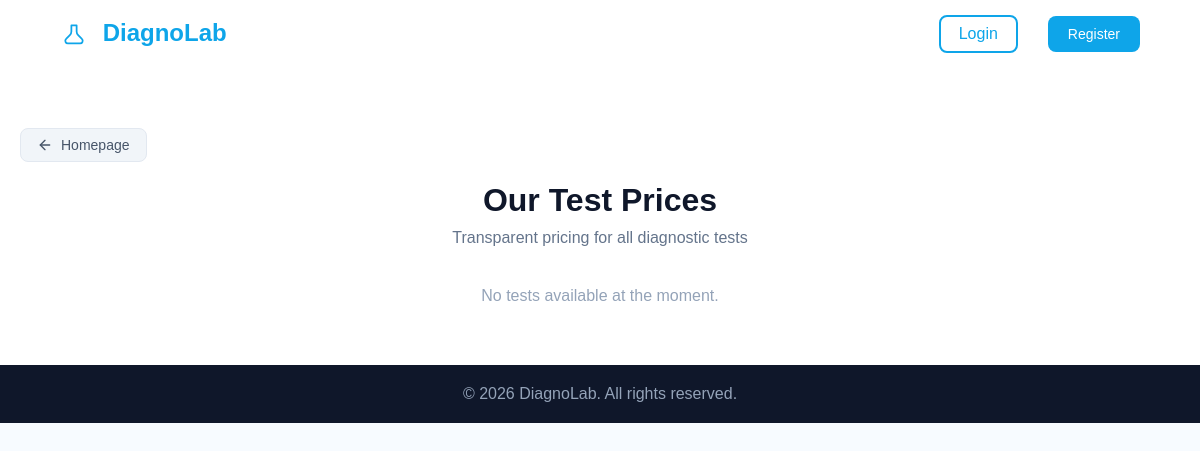
The page /patient/test-prices.php on the database as committed earlier.
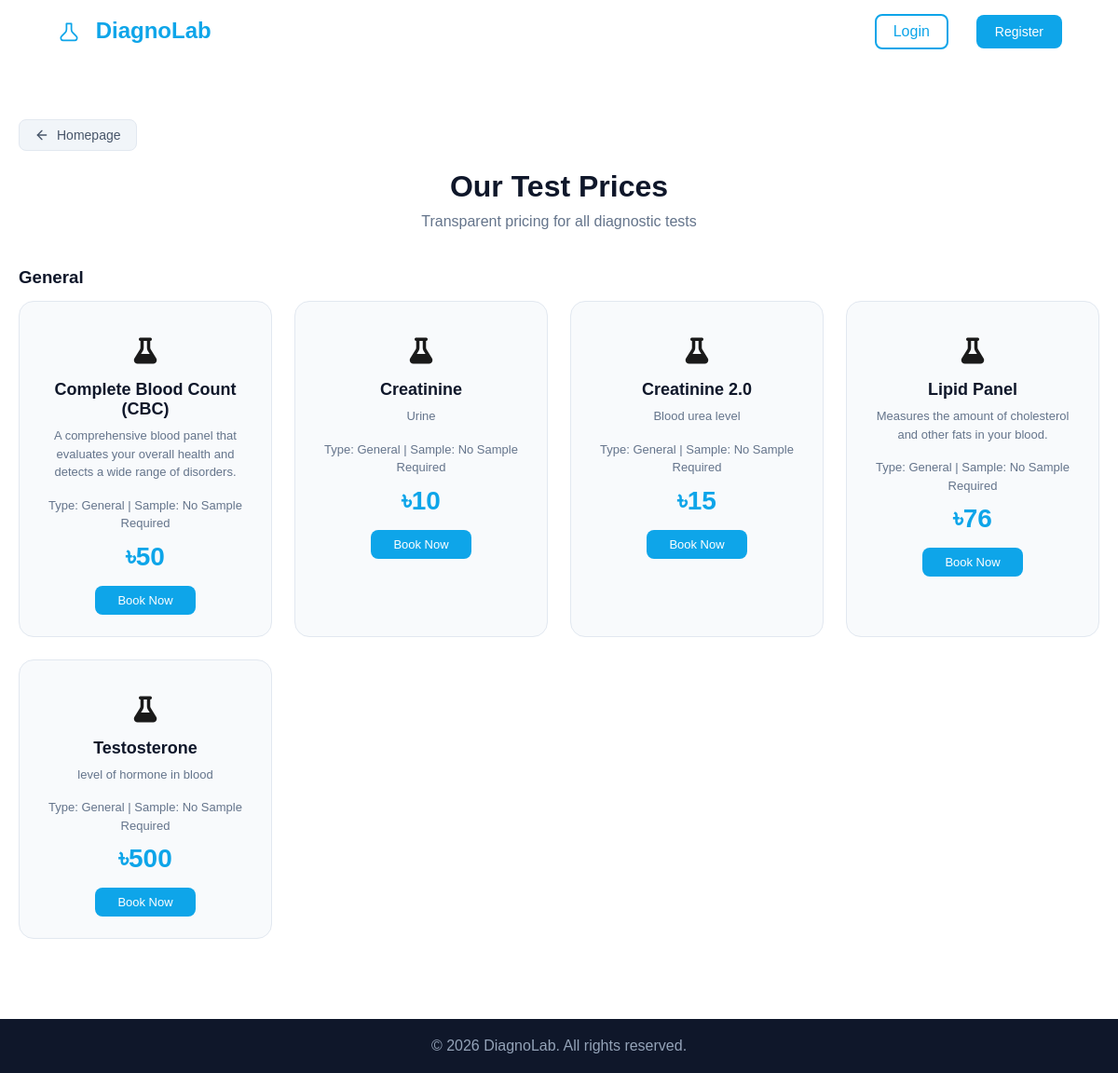
The same page on the database as committed later.
### tables this page shows
CREATE TABLE `tests` (
  `test_id` int(11) NOT NULL,
  `test_name` varchar(100) NOT NULL,
  `description` text DEFAULT NULL,
  `price` decimal(10,2) NOT NULL,
  `status` enum('Active','Inactive') DEFAULT 'Active'
);

### patient/test-prices.php (the view, shortened to what this page needs)
<?php
require_once __DIR__ . '/../config/db.php';
$tests = $conn->query("SELECT test_name, COALESCE(description, '') AS description, price, COALESCE(test_category, 'General') AS test_category, COALESCE(sample_requirement, 'None') AS sample_requirement FROM tests WHERE status = 'Active' ORDER BY FIELD(test_category, 'Laboratory', 'Cardiology', 'Imaging', 'General'), test_name ASC");
$testRows = [];
if ($tests) {
    while ($row = $tests->fetch_assoc()) {
        $testRows[] = $row;
    }
}
$grouped = [];
foreach ($testRows as $row) {
    $category = trim((string)$row['test_category']) !== '' ? $row['test_category'] : 'General';
    if (!isset($grouped[$category])) {
        $grouped[$category] = [];
    }
    $grouped[$category][] = $row;
}
?>
<!DOCTYPE html>
<html lang="en">
<head>
    <link rel="stylesheet" href="/DiagnoSys/assets/css/style.css">
    <link rel="stylesheet" href="https://cdnjs.cloudflare.com/ajax/libs/font-awesome/6.5.0/css/all.min.css">
</head>
<body>
    <nav class="navbar">
        <a href="../index.php" class="logo">
            DiagnoLab
        </a>
        <div class="nav-buttons">
            <a href="../auth/login.php" class="btn-outline">Login</a>
            <a href="../auth/register.php" class="btn-primary">Register</a>
        </div>
    </nav>
    <section class="test-prices" id="test-prices">
        <div class="test-prices-nav">
            <a href="../index.php" class="btn-back-dashboard">
                <svg xmlns="http://www.w3.org/2000/svg" width="16" height="16" viewBox="0 0 24 24" fill="none" stroke="currentColor" stroke-width="2" stroke-linecap="round" stroke-linejoin="round"><line x1="19" y1="12" x2="5" y2="12"></line><polyline points="12 19 5 12 12 5"></polyline></svg>
                Homepage
            </a>
        </div>
        <h2>Our Test Prices</h2>
        <p>Transparent pricing for all diagnostic tests</p>
        <?php if (!empty($grouped)): ?>
            <?php foreach ($grouped as $category => $rows): ?>
                <h3 style="max-width:1200px; margin:0 auto 14px; text-align:left; color:#0f172a;"><?php echo htmlspecialchars($category); ?></h3>
                <div class="price-grid" style="margin-bottom:26px;">
                    <?php foreach ($rows as $test): ?>
                    <div class="price-card">
                        <div class="price-card-icon"><i class="fa-solid fa-flask" style="font-size: 28px;"></i></div>
                        <h3><?php echo htmlspecialchars($test['test_name']); ?></h3>
                        <p class="price-desc"><?php echo htmlspecialchars($test['description']); ?></p>
                        <p class="price-desc" style="margin-bottom:10px;">
                            Type: <?php echo htmlspecialchars($test['test_category']); ?> | Sample: <?php echo htmlspecialchars($test['sample_requirement'] === 'None' ? 'No Sample Required' : $test['sample_requirement'] . ' Sample'); ?>
                        </p>
                        <div class="price-tag">৳<?php echo number_format($test['price'], 0); ?></div>
                        <a href="../auth/register.php" class="btn-primary">Book Now</a>
                    </div>
                    <?php endforeach; ?>
                </div>
            <?php endforeach; ?>
        <?php else: ?>
            <div class="price-grid">
                <p class="no-tests">No tests available at the moment.</p>
            </div>
        <?php endif; ?>
    </section>
    <footer class="footer">
        <p>&copy; 2026 DiagnoLab. All rights reserved.</p>
    </footer>
</body>
</html>

### assets/css/style.css (style rules this page uses)
* { margin: 0; padding: 0; box-sizing: border-box; font-family: Arial, sans-serif; }
body { background: #f7fbff; color: #1a1a1a; }
.navbar { background: #fff; padding: 15px 60px; display: flex; justify-content: space-between; align-items: center; box-shadow: 0 2px 10px rgba(0,0,0,0.1); }
.logo { font-size: 24px; font-weight: bold; color: #0ea5e9; text-decoration: none; cursor: default; }
a.logo { cursor: pointer; }
.hero-icon { width: 24px; height: 24px; display: inline-block; }
.logo .hero-icon { width: 28px; height: 28px; margin-right: 8px; vertical-align: middle; }
.nav-buttons a { margin-left: 15px; text-decoration: none; }
.nav-buttons { display: flex; align-items: center; gap: 15px; }
.btn-primary { background: #0ea5e9; color: #fff; padding: 10px 20px; border-radius: 8px; border: none; cursor: pointer; font-size: 14px; text-decoration: none; }
.btn-outline { border: 2px solid #0ea5e9; color: #0ea5e9; padding: 8px 18px; border-radius: 8px; background: transparent; }
.test-prices { padding: 60px 20px; text-align: center; background: #fff; }
.test-prices h2 { font-size: 32px; color: #0f172a; margin-bottom: 10px; }
.test-prices > p { color: #64748b; margin-bottom: 40px; }
.test-prices-nav { max-width: 1200px; margin: 0 auto 20px; text-align: left; }
.price-grid { display: grid; grid-template-columns: repeat(auto-fill, minmax(260px, 1fr)); gap: 24px; max-width: 1200px; margin: 0 auto; }
.price-card { background: #f8fafc; border: 1px solid #e2e8f0; border-radius: 16px; padding: 30px 24px; text-align: center; transition: transform 0.2s, box-shadow 0.2s; }
.price-card-icon { font-size: 36px; margin-bottom: 12px; }
.price-card h3 { font-size: 18px; color: #0f172a; margin-bottom: 8px; }
.price-desc { color: #64748b; font-size: 13px; margin-bottom: 16px; line-height: 1.5; }
.price-tag { font-size: 28px; font-weight: 700; color: #0ea5e9; margin-bottom: 20px; }
.price-card .btn-primary { padding: 8px 24px; font-size: 13px; border-radius: 8px; text-decoration: none; }
.footer { background: #0f172a; color: #94a3b8; text-align: center; padding: 20px; }
.btn-back-dashboard { display: inline-flex; align-items: center; gap: 8px; padding: 8px 16px; background: #f1f5f9; color: #475569; text-decoration: none; font-size: 14px; font-weight: 500; border-radius: 8px; border: 1px solid #e2e8f0; transition: all 0.2s; }
.btn-back-dashboard svg { flex-shrink: 0; }
.no-tests { color: #94a3b8; font-size: 16px; grid-column: 1 / -1; }

Rows that differ between the two databases and show on the page:
added tests: category "General", test_name "Testosterone", description "level of hormone in blood", test_category "General", sample_requirement "No Sample Required", price "500"
added tests: test_name "Complete Blood Count (CBC)", description "A comprehensive blood panel that evaluates your overall health and detects a wide range of disorders.", test_category "General", sample_requirement "No Sample Required", price "50"
added tests: test_name "Creatinine", description "Urine", test_category "General", sample_requirement "No Sample Required", price "10"
added tests: test_name "Creatinine 2.0", description "Blood urea level", test_category "General", sample_requirement "No Sample Required", price "15"
added tests: test_name "Lipid Panel", description "Measures the amount of cholesterol and other fats in your blood.", test_category "General", sample_requirement "No Sample Required", price "76"
Other text that changed with them:
text no longer shown: "No tests available at the moment."
